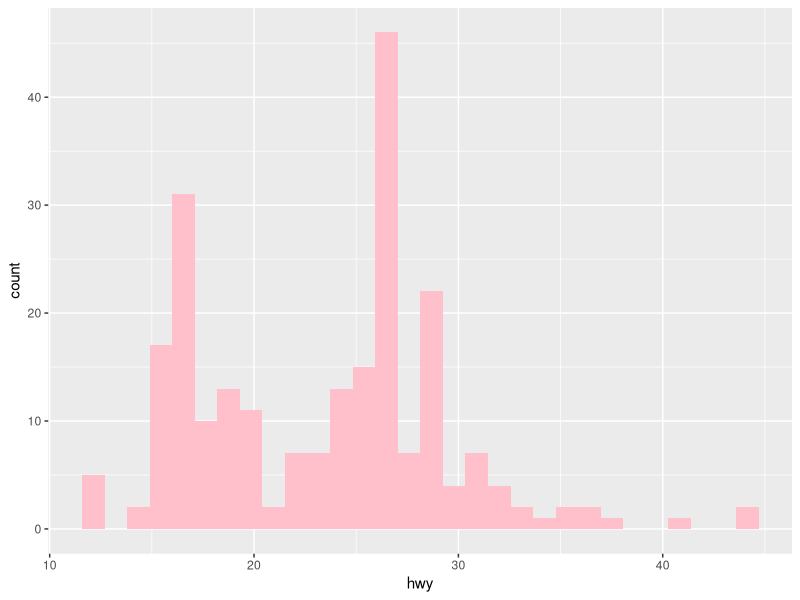
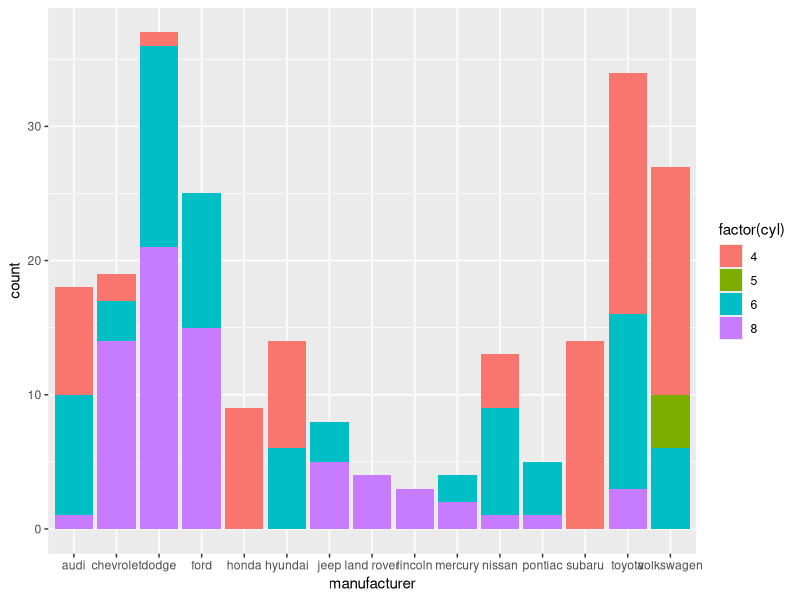
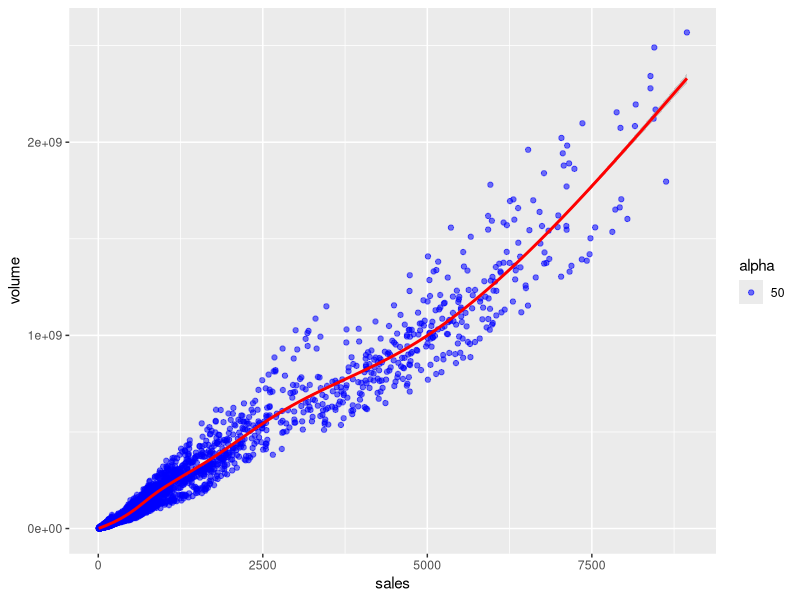

Write R code to recreate these figures, in order.
library(ggplot2)
library(ggthemes)
head(mpg)

############# Histogram of hwy mpg values:
ggplot(mpg, aes(x = hwy)) + geom_histogram(fill = 'pink')

############# Barplot of car counts per manufacturer with color defined by cyl count:
ggplot(mpg, aes(x = manufacturer)) + geom_bar(aes(fill = factor(cyl)))

############# Scatter plot:
data("txhousing")
ggplot(txhousing, aes(x = sales, y = volume)) +
  geom_point(aes(alpha= 50), color = 'blue') +
    geom_smooth(color = 'red')

  
  
  
  
  